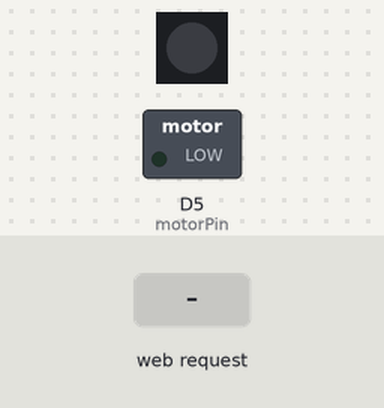
Bench run of a program on a simulated ESP8266 (NodeMCU). On the bench: 1 RGB LEDs in strip order, left to right, switched loads named in the program (green lamp = pin HIGH). Inputs (shaded band) come from the test bench. WiFi joins after 1.5 s; servers stay silent unless stated; what the program prints to the serial monitor is not drawn.

Above: at 2.7 s.
2.8 s: HTTP request GET /encenderLED received
At 3.2 s:
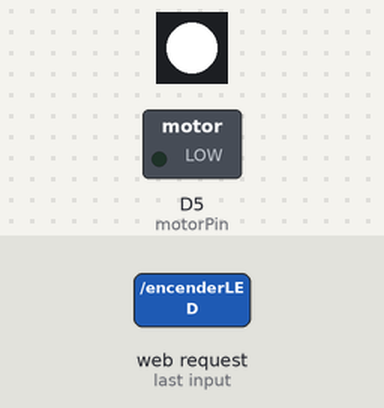
4.3 s: HTTP request GET /encenderMotor received
At 5.5 s:
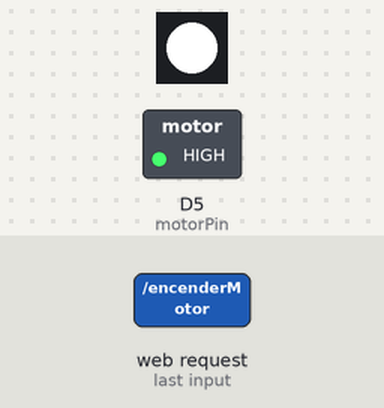
5.8 s: HTTP request GET /apagarLED received
At 6.7 s:
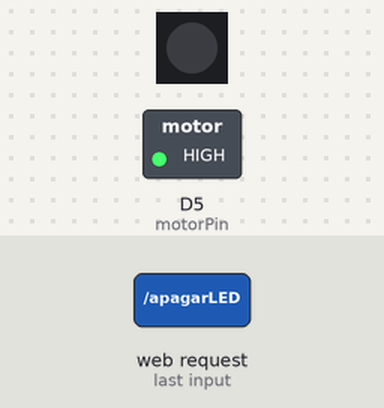
7.3 s: HTTP request GET /apagarMotor received
At 7.8 s:
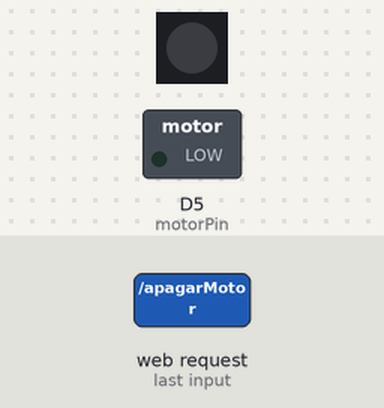
Timing chart, 0 to 9.8 s (numbered marks = the images above; inputs shaded):
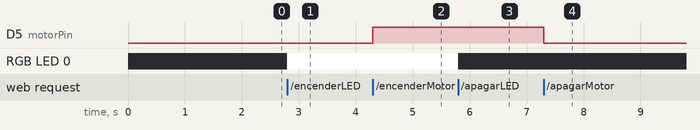

The program:

main.cpp
```cpp
#include <ESP8266WiFi.h>
#include <ESP8266WebServer.h>
#include <Adafruit_NeoPixel.h>
#include "config.h"

const char* ssid = WIFI_SSID;
const char* password = WIFI_PASSWORD;

const int motorPin = D5;       // Pin GPIO utilizado para controlar el motor
const int ledPin = D7;         // Pin GPIO utilizado para controlar el LED
const int numPixels = 1;       // Número total de LEDs

Adafruit_NeoPixel pixels(numPixels, ledPin, NEO_GRB + NEO_KHZ800);

ESP8266WebServer server(80);

unsigned long tiempoEncendido = 120000;  // 2 minutos en milisegundos
unsigned long tiempoApagado = 300000;    // 5 minutos en milisegundos
unsigned long tiempoInicio = 0;
bool motorEncendido = false;

void handleRoot() {
  String html = "<html><body>";
  html += "<h1>Control del motor y LED</h1>";
  html += "<p>Estado del motor: ";

  if (motorEncendido) {
    html += "Encendido</p>";
  } else {
    html += "Apagado</p>";
  }

  html += "<p><a href=\"/encenderMotor\">Encender Motor</a> | <a href=\"/apagarMotor\">Apagar Motor</a></p>";
  html += "<p>Estado del LED: ";

  if (pixels.getPixelColor(0) != 0) {
    html += "Encendido</p>";
  } else {
    html += "Apagado</p>";
  }

  html += "<p><a href=\"/encenderLED\">Encender LED</a> | <a href=\"/apagarLED\">Apagar LED</a></p>";
  html += "</body></html>";

  server.send(200, "text/html", html);
}

void handleEncenderMotor() {
  digitalWrite(motorPin, HIGH);
  server.send(200, "text/plain", "Motor encendido");
  motorEncendido = true;
  tiempoInicio = millis(); // Reinicia el tiempo de inicio
}

void handleApagarMotor() {
  digitalWrite(motorPin, LOW);
  server.send(200, "text/plain", "Motor apagado");
  motorEncendido = false;
}

void handleEncenderLED() {
  pixels.setPixelColor(0, 255, 255, 255);  // Enciende el LED en blanco
  pixels.show();
  server.send(200, "text/plain", "LED encendido");
}

void handleApagarLED() {
  pixels.setPixelColor(0, 0, 0, 0);    // Apaga el LED
  pixels.show();
  server.send(200, "text/plain", "LED apagado");
}

void setup() {
  pinMode(motorPin, OUTPUT);

  pixels.begin();
  pixels.setPixelColor(0, 0, 0, 0);    // Inicializa el LED apagado
  pixels.show();

  Serial.begin(115200);
  delay(10);

  WiFi.begin(ssid, password);
  while (WiFi.status() != WL_CONNECTED) {
    delay(500);
    Serial.print(".");
  }

  server.on("/", handleRoot);
  server.on("/encenderMotor", handleEncenderMotor);
  server.on("/apagarMotor", handleApagarMotor);
  server.on("/encenderLED", handleEncenderLED);
  server.on("/apagarLED", handleApagarLED);

  server.begin();

  Serial.println("Web Server Initiated");
}

void loop() {
  server.handleClient();

  if (motorEncendido) {
    unsigned long tiempoActual = millis() - tiempoInicio;

    if (tiempoActual >= tiempoEncendido) {
      digitalWrite(motorPin, LOW); // Apaga el motor después de tiempoEncendido
    }
    if (tiempoActual >= (tiempoEncendido + tiempoApagado)) {
      digitalWrite(motorPin, HIGH); // Enciende el motor después de tiempoEncendido + tiempoApagado
      tiempoInicio = millis(); // Reinicia el tiempo de inicio
    }
  }
}
```

config_template.h
```cpp
#ifndef CONFIG_H
#define CONFIG_H

#define WIFI_SSID "SSID"
#define WIFI_PASSWORD "PASS"

#endif  // CONFIG_H

// Rename the file to config.h and replace SSID and PASSWORD
```

Measured:
- after the input at 2.8 s, RGB LED 0: off → RGB(255, 255, 255) at once
- after the input at 4.3 s, D5 (motorPin): LOW → HIGH at once
- after the input at 5.8 s, RGB LED 0: RGB(255, 255, 255) → off at once
- after the input at 7.3 s, D5 (motorPin): HIGH → LOW at once
